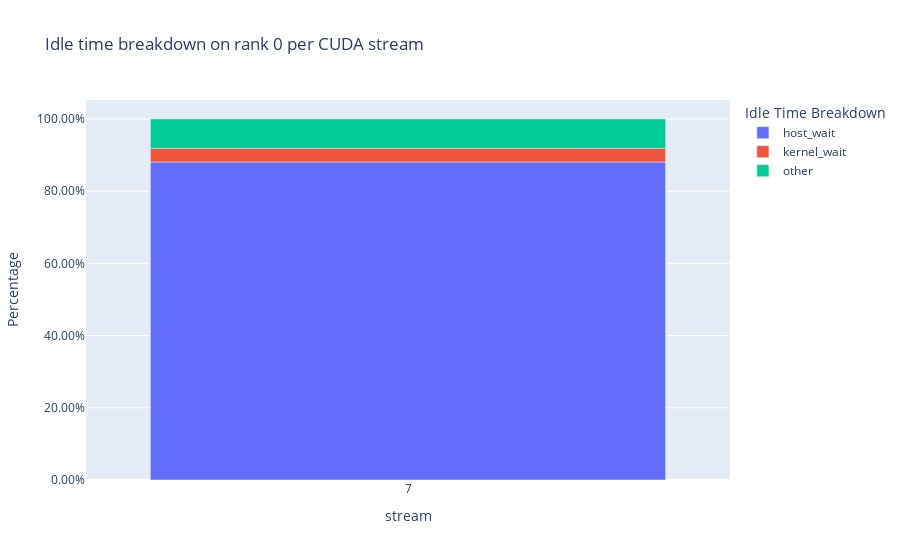

This figure's notebook cell:
### Code cell
idle_time_df = analyzer.get_idle_time_breakdown()

### Figure 1 — Plotly figure (JSON) as saved in the notebook; plotly's stock layout.template omitted (floating-point values rounded to 4 significant figures)
{"data": [{"alignmentgroup": "True", "customdata": [[9653883]], "hovertemplate": "idle_category=host_wait<br>stream=%{x}<br>idle_time_ratio=%{y}<br>idle_time=%{customdata[0]}<extra></extra>", "legendgroup": "host_wait", "marker": {"color": "#636efa", "pattern": {"shape": ""}}, "name": "host_wait", "offsetgroup": "host_wait", "orientation": "v", "showlegend": true, "textposition": "auto", "type": "bar", "x": ["7"], "xaxis": "x", "y": [0.881], "yaxis": "y"}, {"alignmentgroup": "True", "customdata": [[415883]], "hovertemplate": "idle_category=kernel_wait<br>stream=%{x}<br>idle_time_ratio=%{y}<br>idle_time=%{customdata[0]}<extra></extra>", "legendgroup": "kernel_wait", "marker": {"color": "#EF553B", "pattern": {"shape": ""}}, "name": "kernel_wait", "offsetgroup": "kernel_wait", "orientation": "v", "showlegend": true, "textposition": "auto", "type": "bar", "x": ["7"], "xaxis": "x", "y": [0.03795], "yaxis": "y"}, {"alignmentgroup": "True", "customdata": [[888596]], "hovertemplate": "idle_category=other<br>stream=%{x}<br>idle_time_ratio=%{y}<br>idle_time=%{customdata[0]}<extra></extra>", "legendgroup": "other", "marker": {"color": "#00cc96", "pattern": {"shape": ""}}, "name": "other", "offsetgroup": "other", "orientation": "v", "showlegend": true, "textposition": "auto", "type": "bar", "x": ["7"], "xaxis": "x", "y": [0.08109], "yaxis": "y"}], "layout": {"barmode": "relative", "legend": {"title": {"text": "Idle Time Breakdown"}, "tracegroupgap": 0}, "title": {"text": "Idle time breakdown on rank 0 per CUDA stream"}, "xaxis": {"anchor": "y", "domain": [0, 1], "title": {"text": "stream"}}, "yaxis": {"anchor": "x", "domain": [0, 1], "tickformat": ".2%", "title": {"text": "Percentage"}}}}
